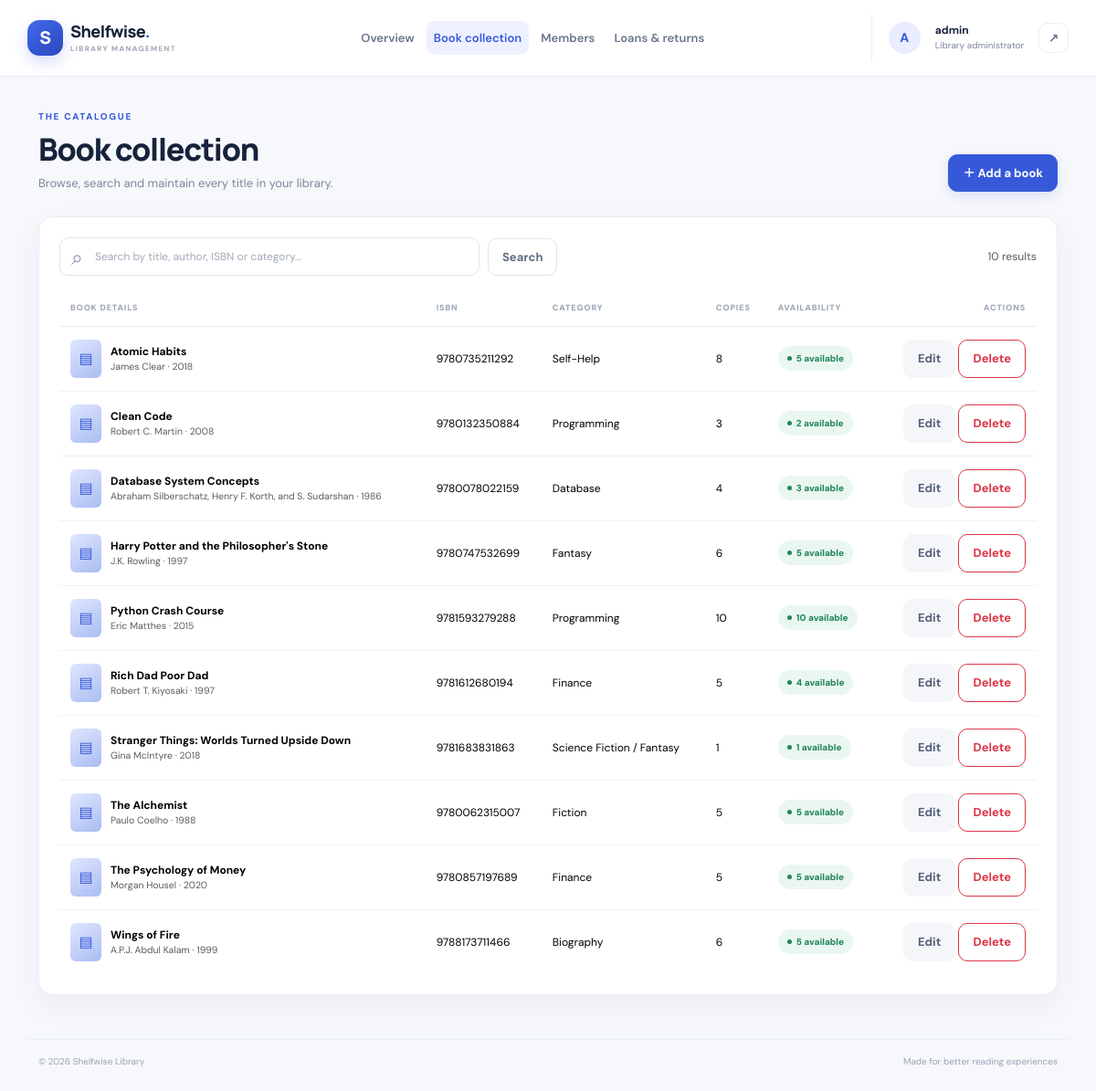
The app's page /books/ (signed in) with its own data.
### library/models.py (models this page shows, shortened)
class Book(models.Model):
    title = models.CharField(max_length=200)
    author = models.CharField(max_length=150)
    isbn = models.CharField("ISBN", max_length=20, unique=True)
    category = models.CharField(max_length=100, blank=True)
    publisher = models.CharField(max_length=150, blank=True)
    published_year = models.PositiveIntegerField(null=True, blank=True)
    total_copies = models.PositiveIntegerField(default=1, validators=[MinValueValidator(1)])
    available_copies = models.PositiveIntegerField(default=1)
    description = models.TextField(blank=True)
    created_at = models.DateTimeField(auto_now_add=True)
    class Meta:
        ordering = ["title"]

### library/views.py (the view)
# urls.py: path("books/", views.book_list, name="book_list"),
@login_required
def book_list(request):
    q = request.GET.get("q", "").strip()
    books = Book.objects.all()
    if q:
        books = books.filter(Q(title__icontains=q) | Q(author__icontains=q) | Q(isbn__icontains=q) | Q(category__icontains=q))
    paginator = Paginator(books, 10)
    page_obj = paginator.get_page(request.GET.get("page"))
    return render(request, "library/book_list.html", {"books": page_obj, "page_obj": page_obj, "q": q, "result_count": paginator.count})

### templates/library/book_list.html (shortened to what this page needs)
{% extends "base.html" %}{% block title %}Book collection · Shelfwise{% endblock %}
{% block content %}
<div class="page-heading"><div><p class="eyebrow">THE CATALOGUE</p><h1>Book collection</h1><p>Browse, search and maintain every title in your library.</p></div><a class="btn btn-primary" href="{% url 'book_create' %}">＋ Add a book</a></div>
<section class="panel"><form class="toolbar" method="get"><div class="search-wrap"><input class="form-control search-input" name="q" value="{{ q }}" placeholder="Search by title, author, ISBN or category…" aria-label="Search books"></div><button class="btn btn-outline-secondary">Search</button>{% if q %}<a href="{% url 'book_list' %}" class="btn btn-light">Clear</a>{% endif %}<span class="ms-auto small text-muted align-self-center">{{ result_count }} result{{ result_count|pluralize }}</span></form>
<div class="table-responsive"><table class="table align-middle"><thead><tr><th>Book details</th><th>ISBN</th><th>Category</th><th>Copies</th><th>Availability</th><th class="text-end">Actions</th></tr></thead><tbody>
{% for book in books %}<tr><td><div class="book-mini"><span class="book-cover">▤</span><div><strong>{{ book.title }}</strong><div class="small text-muted">{{ book.author }}{% if book.published_year %} · {{ book.published_year }}{% endif %}</div></div></div></td><td>{{ book.isbn }}</td><td>{{ book.category|default:"—" }}</td><td>{{ book.total_copies }}</td><td>{% if book.available_copies %}<span class="status-pill returned">{{ book.available_copies }} available</span>{% else %}<span class="status-pill overdue">Unavailable</span>{% endif %}</td><td class="text-end text-nowrap"><a class="btn btn-sm btn-light" href="{% url 'book_update' book.pk %}">Edit</a> <a class="btn btn-sm btn-outline-danger" href="{% url 'book_delete' book.pk %}">Delete</a></td></tr>
{% empty %}<tr><td colspan="6"><div class="empty-state"><div class="empty-state-icon">▤</div><strong>No books found</strong><div>{% if q %}Try another search term.{% else %}Add a book to start building your collection.{% endif %}</div></div></td></tr>{% endfor %}
</tbody></table></div>
</section>{% endblock %}

### templates/base.html (shortened to what this page needs)
{% load static %}
<!doctype html>
<html lang="en">
<head>
  <link href="https://cdn.jsdelivr.net/npm/bootstrap@5.3.3/dist/css/bootstrap.min.css" rel="stylesheet">
  <link rel="stylesheet" href="{% static 'css/style.css' %}">
</head>
<body>
{% if user.is_authenticated %}
<header class="topbar sticky-top">
  <nav class="navbar navbar-expand-lg container-xl py-3">
    <a class="navbar-brand d-flex align-items-center gap-2" href="{% url 'dashboard' %}">
      <span class="brand-mark"><span> S </span></span><span class="brand-name">Shelfwise<span class="brand-dot">.</span><small>LIBRARY MANAGEMENT</small></span>
    </a>
    <div class="collapse navbar-collapse" id="mainNav">
      <ul class="navbar-nav mx-lg-auto my-3 my-lg-0 nav-pills-custom">
        <li class="nav-item"><a class="nav-link {% if request.resolver_match.url_name == 'dashboard' %}active{% endif %}" href="{% url 'dashboard' %}">Overview</a></li>
        <li class="nav-item"><a class="nav-link {% if 'book' in request.resolver_match.url_name %}active{% endif %}" href="{% url 'book_list' %}">Book collection</a></li>
        <li class="nav-item"><a class="nav-link {% if 'member' in request.resolver_match.url_name %}active{% endif %}" href="{% url 'member_list' %}">Members</a></li>
        <li class="nav-item"><a class="nav-link {% if 'loan' in request.resolver_match.url_name %}active{% endif %}" href="{% url 'loan_list' %}">Loans & returns</a></li>
      </ul>
      <div class="account-area d-flex align-items-center gap-3 py-2">
        <div class="account-avatar">{{ user.username|first|upper }}</div>
        <div class="account-copy"><strong>{{ user.username }}</strong><span>Library administrator</span></div>
        <form method="post" action="{% url 'logout' %}">{% csrf_token %}<button class="btn btn-quiet btn-sm" title="Sign out" aria-label="Sign out">↗</button></form>
      </div>
    </div>
  </nav>
</header>
{% endif %}
<main class="{% if user.is_authenticated %}container-xl app-main{% else %}login-shell{% endif %}">
  {% block content %}{% endblock %}
</main>
{% if user.is_authenticated %}<footer class="app-footer container-xl"><span>© {% now "Y" %} Shelfwise Library</span><span>Made for better reading experiences</span></footer>{% endif %}
</body>
</html>

### records on screen
Book: title "Atomic Habits", author "James Clear", published_year "2018", isbn "9780735211292", category "Self-Help", total_copies "8", available_copies "5"
Book: title "Clean Code", author "Robert C. Martin", published_year "2008", isbn "9780132350884", category "Programming", total_copies "3", available_copies "2"
Book: title "Database System Concepts", author "Abraham Silberschatz, Henry F. Korth, and S. Sudarshan", published_year "1986", isbn "9780078022159", category "Database", total_copies "4", available_copies "3"
Book: title "Harry Potter and the Philosopher's Stone", author "J.K. Rowling", published_year "1997", isbn "9780747532699", category "Fantasy", total_copies "6", available_copies "5"
Book: title "Python Crash Course", author "Eric Matthes", published_year "2015", isbn "9781593279288", category "Programming", total_copies "10", available_copies "10"
Book: title "Rich Dad Poor Dad", author "Robert T. Kiyosaki", published_year "1997", isbn "9781612680194", category "Finance", total_copies "5", available_copies "4"
Book: title "Stranger Things: Worlds Turned Upside Down", author "Gina McIntyre", published_year "2018", isbn "9781683831863", category "Science Fiction / Fantasy", total_copies "1", available_copies "1"
Book: title "The Alchemist", author "Paulo Coelho", published_year "1988", isbn "9780062315007", category "Fiction", total_copies "5", available_copies "5"
Book: title "The Psychology of Money", author "Morgan Housel", published_year "2020", isbn "9780857197689", category "Finance", total_copies "5", available_copies "5"
Book: title "Wings of Fire", author "A.P.J. Abdul Kalam", published_year "1999", isbn "9788173711466", category "Biography", total_copies "6", available_copies "5"

### other values on screen
{{ user.username|first|upper }} "A"
{{ user.username }} "admin"
{{ result_count }} "10"
